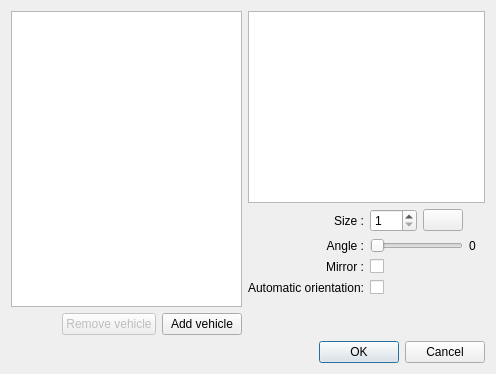
<?xml version="1.0" encoding="UTF-8"?>
<ui version="4.0">
 <class>vehicleDialog</class>
 <widget class="QDialog" name="vehicleDialog">
  <property name="geometry">
   <rect>
    <x>0</x>
    <y>0</y>
    <width>496</width>
    <height>374</height>
   </rect>
  </property>
  <property name="windowTitle">
   <string>Vehicle Settings</string>
  </property>
  <layout class="QVBoxLayout" name="verticalLayout">
   <item>
    <layout class="QHBoxLayout" name="horizontalLayout">
     <item>
      <layout class="QVBoxLayout" name="verticalLayout_3">
       <item>
        <widget class="QListWidget" name="vehicleListWidget">
         <property name="sizePolicy">
          <sizepolicy hsizetype="Minimum" vsizetype="Expanding">
           <horstretch>0</horstretch>
           <verstretch>0</verstretch>
          </sizepolicy>
         </property>
         <property name="minimumSize">
          <size>
           <width>130</width>
           <height>0</height>
          </size>
         </property>
         <property name="baseSize">
          <size>
           <width>200</width>
           <height>0</height>
          </size>
         </property>
         <property name="iconSize">
          <size>
           <width>40</width>
           <height>40</height>
          </size>
         </property>
         <property name="resizeMode">
          <enum>QListView::Adjust</enum>
         </property>
         <property name="modelColumn">
          <number>0</number>
         </property>
        </widget>
       </item>
       <item>
        <layout class="QHBoxLayout" name="horizontalLayout_2">
         <item>
          <spacer name="horizontalSpacer">
           <property name="orientation">
            <enum>Qt::Horizontal</enum>
           </property>
           <property name="sizeHint" stdset="0">
            <size>
             <width>40</width>
             <height>20</height>
            </size>
           </property>
          </spacer>
         </item>
         <item>
          <widget class="QPushButton" name="removeVehiclePB">
           <property name="enabled">
            <bool>false</bool>
           </property>
           <property name="toolTip">
            <string>Remove selected vehicle (only custom vehicles can be removed)</string>
           </property>
           <property name="text">
            <string>Remove vehicle</string>
           </property>
          </widget>
         </item>
         <item>
          <widget class="QPushButton" name="addVehiclePB">
           <property name="toolTip">
            <string>Add your own custom vehicle icon</string>
           </property>
           <property name="text">
            <string>Add vehicle</string>
           </property>
          </widget>
         </item>
        </layout>
       </item>
      </layout>
     </item>
     <item>
      <layout class="QVBoxLayout" name="verticalLayout_2">
       <item>
        <widget class="QGraphicsView" name="vehiclePreview"/>
       </item>
       <item>
        <layout class="QGridLayout" name="gridLayout">
         <item row="0" column="0">
          <widget class="QLabel" name="sizeLabel">
           <property name="text">
            <string>Size :</string>
           </property>
           <property name="alignment">
            <set>Qt::AlignRight|Qt::AlignTrailing|Qt::AlignVCenter</set>
           </property>
          </widget>
         </item>
         <item row="0" column="1">
          <widget class="QSpinBox" name="sizeSB">
           <property name="minimum">
            <number>1</number>
           </property>
           <property name="maximum">
            <number>200</number>
           </property>
           <property name="singleStep">
            <number>10</number>
           </property>
          </widget>
         </item>
         <item row="0" column="2">
          <widget class="QPushButton" name="resetSizePB">
           <property name="toolTip">
            <string>Reset the size of the vehicle</string>
           </property>
           <property name="icon">
            <iconset resource="routegen.qrc">
             <normaloff>:/icons/icons/reset.png</normaloff>:/icons/icons/reset.png</iconset>
           </property>
          </widget>
         </item>
         <item row="0" column="3" colspan="3">
          <spacer name="horizontalSpacer_3">
           <property name="orientation">
            <enum>Qt::Horizontal</enum>
           </property>
           <property name="sizeHint" stdset="0">
            <size>
             <width>40</width>
             <height>20</height>
            </size>
           </property>
          </spacer>
         </item>
         <item row="1" column="0">
          <widget class="QLabel" name="angleLabel">
           <property name="text">
            <string>Angle :</string>
           </property>
           <property name="alignment">
            <set>Qt::AlignRight|Qt::AlignTrailing|Qt::AlignVCenter</set>
           </property>
          </widget>
         </item>
         <item row="1" column="1" colspan="2">
          <widget class="QSlider" name="angleSlider">
           <property name="maximum">
            <number>360</number>
           </property>
           <property name="orientation">
            <enum>Qt::Horizontal</enum>
           </property>
          </widget>
         </item>
         <item row="1" column="3" colspan="3">
          <widget class="QLabel" name="angleValueLabel">
           <property name="text">
            <string>0</string>
           </property>
          </widget>
         </item>
         <item row="2" column="0">
          <widget class="QLabel" name="mirrorLabel">
           <property name="text">
            <string>Mirror :</string>
           </property>
           <property name="alignment">
            <set>Qt::AlignRight|Qt::AlignTrailing|Qt::AlignVCenter</set>
           </property>
          </widget>
         </item>
         <item row="2" column="1">
          <widget class="QCheckBox" name="mirrorCB">
           <property name="toolTip">
            <string>Mirrors the vehicle</string>
           </property>
           <property name="text">
            <string/>
           </property>
          </widget>
         </item>
         <item row="3" column="0">
          <widget class="QLabel" name="rotationLabel">
           <property name="text">
            <string>Automatic orientation:</string>
           </property>
           <property name="alignment">
            <set>Qt::AlignRight|Qt::AlignTrailing|Qt::AlignVCenter</set>
           </property>
          </widget>
         </item>
         <item row="3" column="1">
          <widget class="QCheckBox" name="rotateCB">
           <property name="toolTip">
            <string>Vehicle's orientation will automatically change depending on route heading</string>
           </property>
           <property name="text">
            <string/>
           </property>
          </widget>
         </item>
        </layout>
       </item>
       <item>
        <spacer name="verticalSpacer">
         <property name="orientation">
          <enum>Qt::Vertical</enum>
         </property>
         <property name="sizeHint" stdset="0">
          <size>
           <width>20</width>
           <height>40</height>
          </size>
         </property>
        </spacer>
       </item>
      </layout>
     </item>
    </layout>
   </item>
   <item>
    <widget class="QDialogButtonBox" name="buttonBox">
     <property name="orientation">
      <enum>Qt::Horizontal</enum>
     </property>
     <property name="standardButtons">
      <set>QDialogButtonBox::Cancel|QDialogButtonBox::Ok</set>
     </property>
    </widget>
   </item>
  </layout>
 </widget>
 <resources>
  <include location="routegen.qrc"/>
 </resources>
 <connections>
  <connection>
   <sender>buttonBox</sender>
   <signal>accepted()</signal>
   <receiver>vehicleDialog</receiver>
   <slot>accept()</slot>
   <hints>
    <hint type="sourcelabel">
     <x>248</x>
     <y>254</y>
    </hint>
    <hint type="destinationlabel">
     <x>157</x>
     <y>274</y>
    </hint>
   </hints>
  </connection>
  <connection>
   <sender>buttonBox</sender>
   <signal>rejected()</signal>
   <receiver>vehicleDialog</receiver>
   <slot>reject()</slot>
   <hints>
    <hint type="sourcelabel">
     <x>316</x>
     <y>260</y>
    </hint>
    <hint type="destinationlabel">
     <x>286</x>
     <y>274</y>
    </hint>
   </hints>
  </connection>
  <connection>
   <sender>angleSlider</sender>
   <signal>valueChanged(int)</signal>
   <receiver>angleValueLabel</receiver>
   <slot>setNum(int)</slot>
   <hints>
    <hint type="sourcelabel">
     <x>348</x>
     <y>277</y>
    </hint>
    <hint type="destinationlabel">
     <x>447</x>
     <y>277</y>
    </hint>
   </hints>
  </connection>
 </connections>
</ui>
